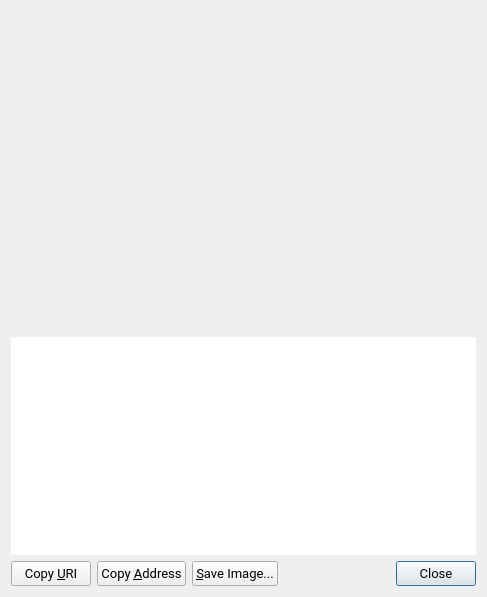
<?xml version="1.0" encoding="UTF-8"?>
<ui version="4.0">
 <class>ReceiveRequestDialog</class>
 <widget class="QDialog" name="ReceiveRequestDialog">
  <property name="geometry">
   <rect>
    <x>0</x>
    <y>0</y>
    <width>487</width>
    <height>597</height>
   </rect>
  </property>
  <property name="font">
   <font>
    <family>Roboto</family>
    <pointsize>10</pointsize>
   </font>
  </property>
  <layout class="QVBoxLayout" name="verticalLayout_3">
   <item>
    <widget class="QRImageWidget" name="lblQRCode">
     <property name="sizePolicy">
      <sizepolicy hsizetype="Expanding" vsizetype="Fixed">
       <horstretch>0</horstretch>
       <verstretch>0</verstretch>
      </sizepolicy>
     </property>
     <property name="minimumSize">
      <size>
       <width>300</width>
       <height>320</height>
      </size>
     </property>
     <property name="toolTip">
      <string>QR Code</string>
     </property>
     <property name="textFormat">
      <enum>Qt::PlainText</enum>
     </property>
     <property name="alignment">
      <set>Qt::AlignCenter</set>
     </property>
     <property name="wordWrap">
      <bool>true</bool>
     </property>
    </widget>
   </item>
   <item>
    <widget class="QTextEdit" name="outUri">
     <property name="sizePolicy">
      <sizepolicy hsizetype="Expanding" vsizetype="Expanding">
       <horstretch>0</horstretch>
       <verstretch>0</verstretch>
      </sizepolicy>
     </property>
     <property name="minimumSize">
      <size>
       <width>0</width>
       <height>50</height>
      </size>
     </property>
     <property name="frameShape">
      <enum>QFrame::NoFrame</enum>
     </property>
     <property name="frameShadow">
      <enum>QFrame::Plain</enum>
     </property>
     <property name="tabChangesFocus">
      <bool>true</bool>
     </property>
     <property name="textInteractionFlags">
      <set>Qt::TextSelectableByKeyboard|Qt::TextSelectableByMouse</set>
     </property>
    </widget>
   </item>
   <item>
    <layout class="QHBoxLayout" name="horizontalLayout">
     <item>
      <widget class="QPushButton" name="btnCopyURI">
       <property name="text">
        <string>Copy &amp;URI</string>
       </property>
       <property name="autoDefault">
        <bool>false</bool>
       </property>
      </widget>
     </item>
     <item>
      <widget class="QPushButton" name="btnCopyAddress">
       <property name="text">
        <string>Copy &amp;Address</string>
       </property>
       <property name="autoDefault">
        <bool>false</bool>
       </property>
      </widget>
     </item>
     <item>
      <widget class="QPushButton" name="btnSaveAs">
       <property name="text">
        <string>&amp;Save Image...</string>
       </property>
       <property name="autoDefault">
        <bool>false</bool>
       </property>
      </widget>
     </item>
     <item>
      <spacer name="horizontalSpacer_2">
       <property name="orientation">
        <enum>Qt::Horizontal</enum>
       </property>
       <property name="sizeHint" stdset="0">
        <size>
         <width>40</width>
         <height>20</height>
        </size>
       </property>
      </spacer>
     </item>
     <item>
      <widget class="QDialogButtonBox" name="buttonBox">
       <property name="standardButtons">
        <set>QDialogButtonBox::Close</set>
       </property>
      </widget>
     </item>
    </layout>
   </item>
  </layout>
 </widget>
 <customwidgets>
  <customwidget>
   <class>QRImageWidget</class>
   <extends>QLabel</extends>
   <header>receiverequestdialog.h</header>
  </customwidget>
 </customwidgets>
 <resources/>
 <connections>
  <connection>
   <sender>buttonBox</sender>
   <signal>rejected()</signal>
   <receiver>ReceiveRequestDialog</receiver>
   <slot>reject()</slot>
   <hints>
    <hint type="sourcelabel">
     <x>452</x>
     <y>573</y>
    </hint>
    <hint type="destinationlabel">
     <x>243</x>
     <y>298</y>
    </hint>
   </hints>
  </connection>
  <connection>
   <sender>buttonBox</sender>
   <signal>accepted()</signal>
   <receiver>ReceiveRequestDialog</receiver>
   <slot>accept()</slot>
   <hints>
    <hint type="sourcelabel">
     <x>452</x>
     <y>573</y>
    </hint>
    <hint type="destinationlabel">
     <x>243</x>
     <y>298</y>
    </hint>
   </hints>
  </connection>
 </connections>
</ui>
